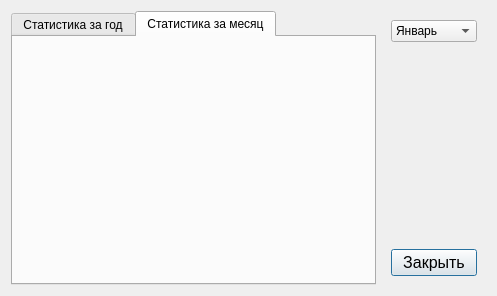
<?xml version="1.0" encoding="UTF-8"?>
<ui version="4.0">
 <class>StatisticsAirport</class>
 <widget class="QDialog" name="StatisticsAirport">
  <property name="geometry">
   <rect>
    <x>0</x>
    <y>0</y>
    <width>497</width>
    <height>296</height>
   </rect>
  </property>
  <property name="windowTitle">
   <string>Dialog</string>
  </property>
  <layout class="QHBoxLayout" name="horizontalLayout">
   <item>
    <widget class="QTabWidget" name="tabWidget">
     <property name="currentIndex">
      <number>1</number>
     </property>
     <widget class="QWidget" name="tb_statisticYear">
      <attribute name="title">
       <string>Статистика за год</string>
      </attribute>
      <layout class="QHBoxLayout" name="horizontalLayout_2">
       <item>
        <widget class="QWidget" name="wd_histogram" native="true"/>
       </item>
      </layout>
     </widget>
     <widget class="QWidget" name="tb_statisticMonth">
      <attribute name="title">
       <string>Статистика за месяц</string>
      </attribute>
      <layout class="QHBoxLayout" name="horizontalLayout_3">
       <item>
        <widget class="QWidget" name="wd_graphic" native="true"/>
       </item>
      </layout>
     </widget>
    </widget>
   </item>
   <item>
    <widget class="QWidget" name="widget_5" native="true">
     <property name="sizePolicy">
      <sizepolicy hsizetype="Fixed" vsizetype="Preferred">
       <horstretch>0</horstretch>
       <verstretch>0</verstretch>
      </sizepolicy>
     </property>
     <layout class="QVBoxLayout" name="verticalLayout">
      <item>
       <widget class="QComboBox" name="cb_month">
        <item>
         <property name="text">
          <string>Январь</string>
         </property>
        </item>
        <item>
         <property name="text">
          <string>Февраль</string>
         </property>
        </item>
        <item>
         <property name="text">
          <string>Март</string>
         </property>
        </item>
        <item>
         <property name="text">
          <string>Апрель</string>
         </property>
        </item>
        <item>
         <property name="text">
          <string>Май</string>
         </property>
        </item>
        <item>
         <property name="text">
          <string>Июнь</string>
         </property>
        </item>
        <item>
         <property name="text">
          <string>Июль</string>
         </property>
        </item>
        <item>
         <property name="text">
          <string>Август</string>
         </property>
        </item>
        <item>
         <property name="text">
          <string>Сентябрь</string>
         </property>
        </item>
        <item>
         <property name="text">
          <string>Октябрь</string>
         </property>
        </item>
        <item>
         <property name="text">
          <string>Ноябрь</string>
         </property>
        </item>
        <item>
         <property name="text">
          <string>Декабрь</string>
         </property>
        </item>
       </widget>
      </item>
      <item>
       <spacer name="verticalSpacer">
        <property name="orientation">
         <enum>Qt::Vertical</enum>
        </property>
        <property name="sizeHint" stdset="0">
         <size>
          <width>20</width>
          <height>40</height>
         </size>
        </property>
       </spacer>
      </item>
      <item>
       <widget class="QPushButton" name="pb_closeStatusticAirport">
        <property name="font">
         <font>
          <pointsize>12</pointsize>
         </font>
        </property>
        <property name="text">
         <string>Закрыть</string>
        </property>
       </widget>
      </item>
     </layout>
    </widget>
   </item>
  </layout>
 </widget>
 <resources/>
 <connections/>
</ui>
